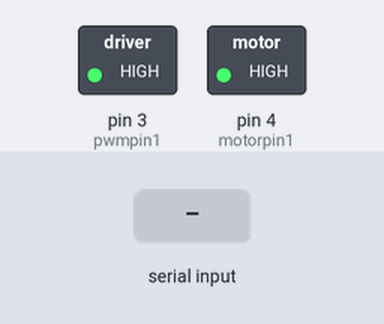
Bench run of a sketch on a simulated Arduino Uno, built with avr-gcc and run on an emulated ATmega328P. On the bench: switched loads named in the sketch (green lamp = pin HIGH). The test bench sets the inputs (shaded band). What the sketch prints to the serial monitor is not drawn.

Above: at 1.2 s.
1.3 s: "1" received over Serial
At 2.4 s:
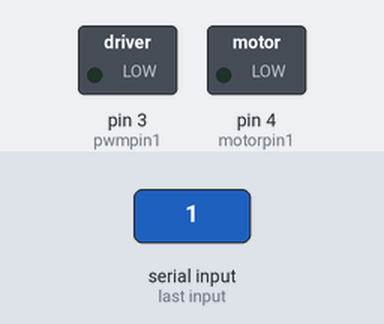
2.8 s: byte 1 (1) received over Serial
At 4.2 s:
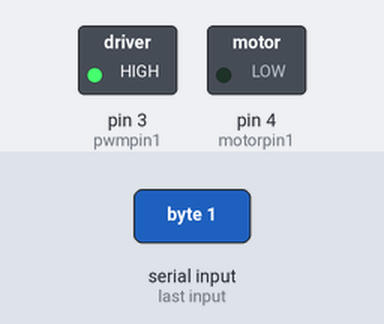
4.5 s: byte 2 (2) received over Serial
At 5.6 s:
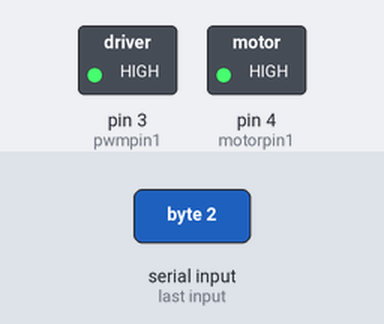
6.2 s: byte 1 (1) received over Serial
At 6.32 s:
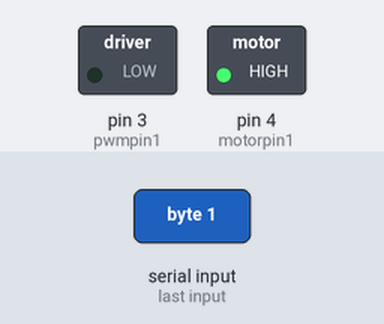
7.9 s: "0" received over Serial
At 8.6 s:
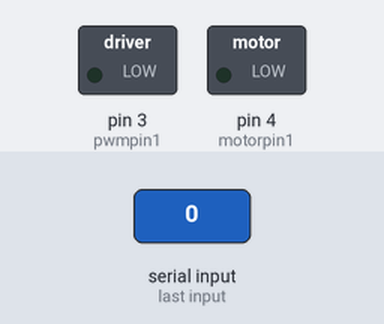
Timing chart, 0 to 10.4 s (numbered marks = the images above; inputs shaded):
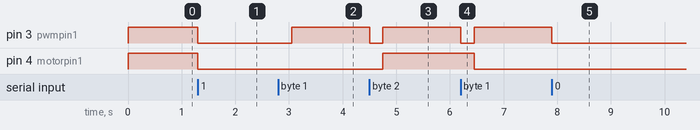

The sketch:

receive.ino
```cpp
const int motorpin1 = 4;
const int pwmpin1=3;

void setup(){
 pinMode(motorpin1, OUTPUT);
pinMode(pwmpin1, OUTPUT);
Serial.begin(9600);
digitalWrite(pwmpin1, HIGH);
digitalWrite(motorpin1, HIGH);

}

void loop(){
 while(Serial.available()>0){
   char incomingByte = Serial.read();
   Serial.println(incomingByte);
   if(incomingByte==1){
     Serial.println("one way");
     digitalWrite(pwmpin1, LOW);
        delay(250);
digitalWrite(motorpin1, LOW);
digitalWrite(pwmpin1, HIGH);
   }
   else if(incomingByte==2){
     Serial.println("other way");
digitalWrite(pwmpin1, LOW);
delay(250);
digitalWrite(motorpin1, HIGH);
digitalWrite(pwmpin1, HIGH);
   }
   else{
digitalWrite(motorpin1, LOW);
digitalWrite(pwmpin1, LOW);
Serial.println("off");
   }
 }
}
```

Measured:
- after the input at 1.3 s, pin 3 (pwmpin1), pin 4 (motorpin1): HIGH → LOW at once
- after the input at 2.8 s, pin 3 (pwmpin1): LOW → HIGH after 0.25 s
- after the input at 4.5 s, pin 3 (pwmpin1): HIGH → LOW at once, → HIGH 0.25 s later; pin 4 (motorpin1): LOW → HIGH after 0.25 s
- after the input at 6.2 s, pin 3 (pwmpin1): HIGH → LOW at once, → HIGH 0.25 s later; pin 4 (motorpin1): HIGH → LOW after 0.25 s
- after the input at 7.9 s, pin 3 (pwmpin1): HIGH → LOW at once
